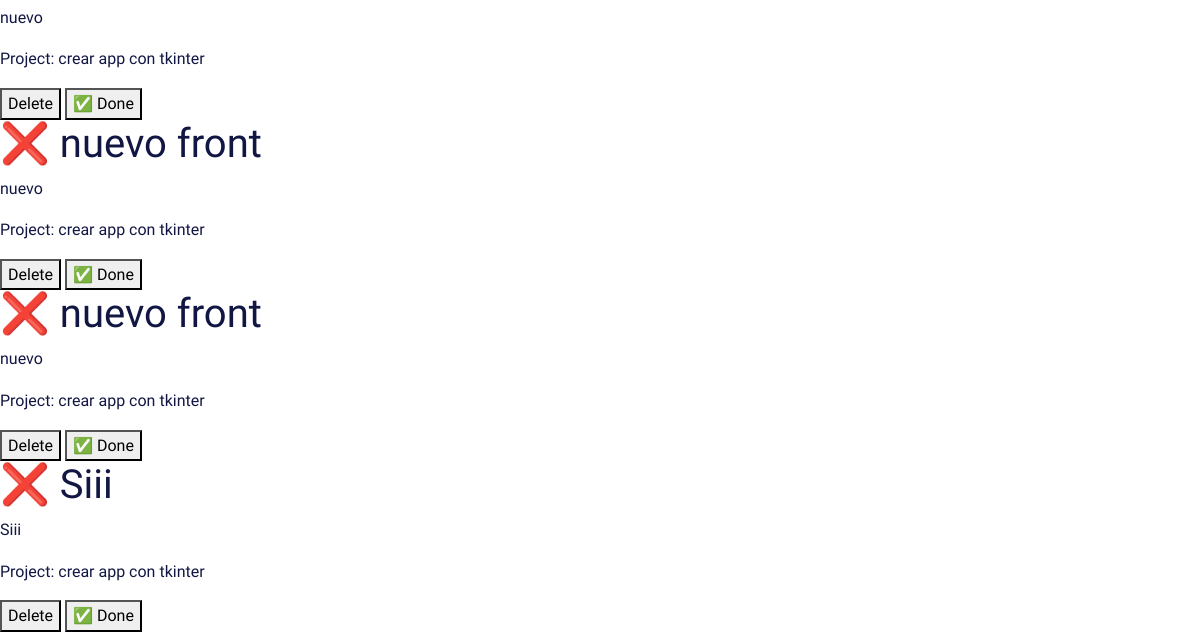
The app's page /home/tasks/ (lower part), older data.
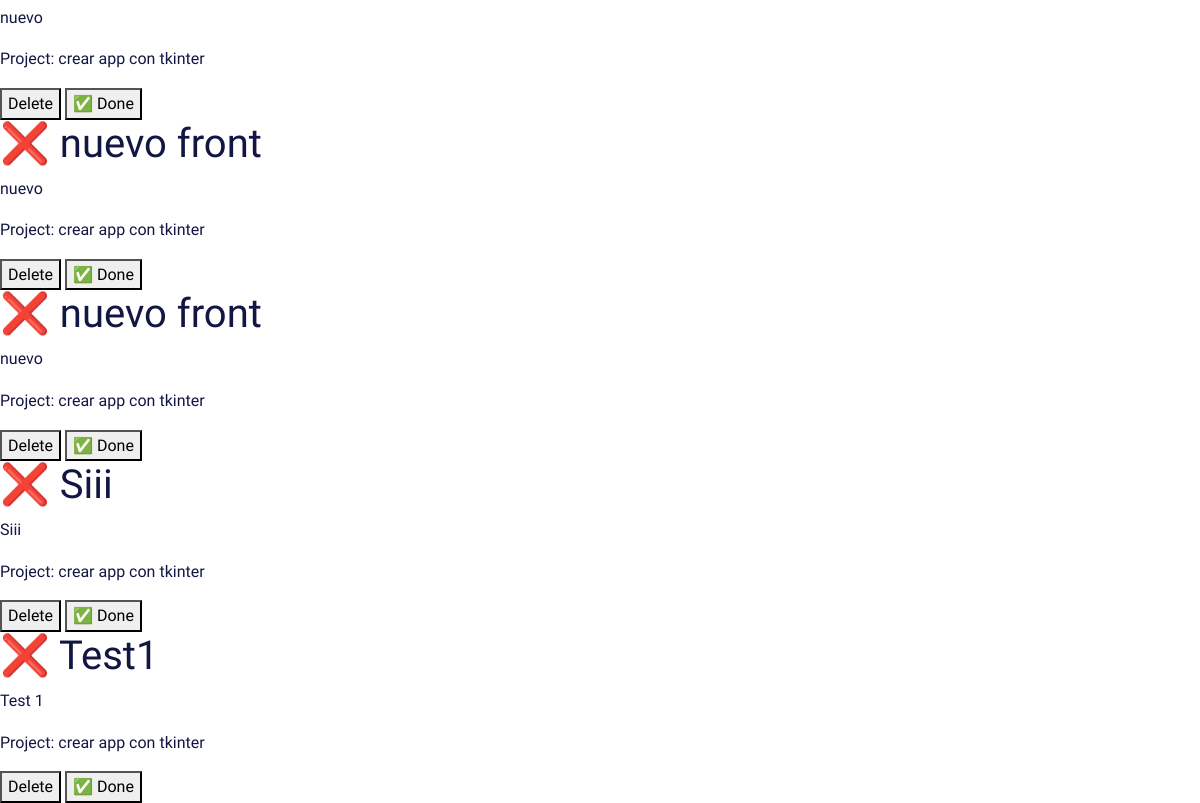
The same page, newer data.
### myapp/models.py (models this page shows, shortened)
class Task(models.Model):
    title = models.CharField(max_length=200)
    description = models.TextField()
    project = models.ForeignKey(Project, on_delete=models.CASCADE)
    done = models.BooleanField(default=False)

class Project(models.Model):
    name = models.CharField(max_length=200)

### myapp/views.py (the view)
# urls.py: path('tasks/', views.tasks, name='tasks'),
def tasks(request):
    tasks = Task.objects.all()
    return render(request, 'tasks/tasks.html', {
        'tasks': tasks
    })

### myapp/templates/tasks/tasks.html (shortened to what this page needs)
<!DOCTYPE html>
<html lang="en">
<head>
</head>
<body>
    {% extends 'layouts/navbar.html' %}
    {% block content %}
        {% for task in tasks %}
            <div>
                <h1>{% if task.done == False %} ❌ {% else %} ✅ {% endif %} {{ task.title }}</h1>
                <p>{{ task.description }}</p>
                <p>Project: {{ task.project.name }}</p>
                <button>
                    Delete
                </button>
                <button>
                    &#x2705 Done
                </button>
            </div>
        {% endfor %}
    {% endblock %}

Row changes from the older to the newer data that the page shows:
added Task: title "Test1", description "Test 1", project.name "crear app con tkinter"
